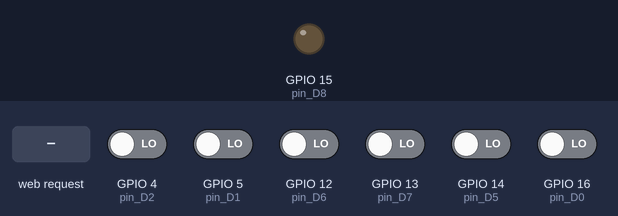
Bench run of a sketch on a simulated ESP8266 (NodeMCU). On the bench: output pins drawn as LEDs (lit = HIGH). Inputs (shaded band) come from the test bench; at power-on: GPIO 4 (pin_D2), GPIO 5 (pin_D1), GPIO 12 (pin_D6), GPIO 13 (pin_D7), GPIO 14 (pin_D5), GPIO 16 (pin_D0) LOW. WiFi joins after 1.5 s; servers stay silent unless stated; what the sketch prints to the serial monitor is not drawn.

Above: at 3.8 s.
3.9 s: HTTP request GET /getLevel received
At 4.4 s:
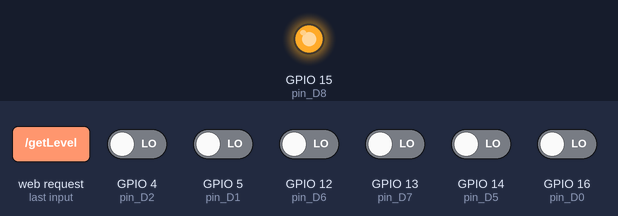
Timing chart, 0 to 6.9 s (numbered marks = the images above; inputs shaded):
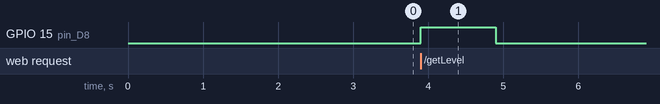

Measured:
- after the input at 3.9 s, GPIO 15 (pin_D8): LOW → HIGH at once, → LOW 1.0 s later

The sketch:

waterLevelAPI.ino
```cpp
#include <ESP8266WiFi.h>
#include <WiFiClient.h>
#include <ESP8266WebServer.h>

// Replace with network credentials
const char* ssid     = "__WIFI_SSID__";
const char* password = "__WIFI_PASSWORD__";

ESP8266WebServer server(8082);   //instantiate server at port 8082

// Initializing Pin names
int pin_D8 = 15;
int pin_D0 = 16;
int pin_D1 = 5;
int pin_D2 = 4;
int pin_D5 = 14;
int pin_D6 = 12;
int pin_D7 = 13;

String page = "";

void setup(void){
  delay(1000);

  Serial.begin(115200);
  Serial.println("\nnodeMcu Started ......");
  Serial.println("Setting up Pins..");

  pinMode(pin_D8, OUTPUT);
  pinMode(pin_D0, INPUT);
  pinMode(pin_D1, INPUT);
  pinMode(pin_D2, INPUT);
  pinMode(pin_D5, INPUT);
  pinMode(pin_D6, INPUT);
  pinMode(pin_D7, INPUT);

  WiFi.begin(ssid, password); //begin WiFi connection
  Serial.println("connecting to ");
  Serial.println(ssid);

  // Wait for connection
  while (WiFi.status() != WL_CONNECTED) {
    delay(200);
    Serial.print(".");
  }
  Serial.println("");
  Serial.print("Connected to ");
  Serial.println(ssid);
  Serial.print("IP address: ");
  Serial.println(WiFi.localIP());
  Serial.println("Mac Address: ");
  Serial.println(WiFi.macAddress());

//the HTML of the web page
page += "<html>";
page += "\n    <head>";
page += "\n        <title>";
page += "\n            Water Level Indicator";
page += "\n        </title>";
page += "\n    </head>";
page += "\n    <body onload='Populate(0)'>";
page += "\n        <h2><span id='date-time'></span></h2>";
page += "\n        <br/>";
page += "\n        <br/>";
page += "\n        <button id='refreshBtn' onclick='Refresh()'>Refresh</button>";
page += "\n        <ul id='list' style='font-size: large;'>";
page += "\n            <li id='7'>FULL !!</li>";
page += "\n            <li id='6'>80%</li>";
page += "\n            <li id='5'>60%</li>";
page += "\n            <li id='4'>50%</li>";
page += "\n            <li id='3'>30%</li>";
page += "\n            <li id='2'>15%</li>";
page += "\n            <li id='1'>EMPTY !!</li>";
page += "\n        </ul>";
page += "\n        <h3 id='err'>Something went wrong !!! please try again after some time..</h3>";
page += "\n    </body>";
page += "\n    <script>";
page += "\n        function showError()";
page += "\n        {";
page += "\n            document.getElementById('list').style = 'visibility: hidden;';";
page += "\n            document.getElementById('err').style = 'visibility: visible;color: red';";
page += "\n            var refreshBtn = document.getElementById('refreshBtn');";
page += "\n            refreshBtn.disabled = false;";
page += "\n            refreshBtn.innerHTML = 'Refresh';";
page += "\n        }";
page += "\n        function Populate(level)";
page += "\n        {";
page += "\n            document.getElementById('date-time').innerHTML=new Date().toLocaleString();";
page += "\n            document.getElementById('list').style = 'visibility: visible;';";
page += "\n            document.getElementById('err').style = 'visibility: hidden;';";
page += "\n            document.getElementById('1').innerHTML = 'EMPTY !!';";
page += "\n            document.getElementById('2').innerHTML = '15%';";
page += "\n            document.getElementById('3').innerHTML = '30%';";
page += "\n            document.getElementById('4').innerHTML = '50%';";
page += "\n            document.getElementById('5').innerHTML = '60%';";
page += "\n            document.getElementById('6').innerHTML = '80%';";
page += "\n            document.getElementById('7').innerHTML = 'FULL !!';";
page += "\n            document.getElementById('1').style = '';";
page += "\n            document.getElementById('2').style = '';";
page += "\n            document.getElementById('3').style = '';";
page += "\n            document.getElementById('4').style = '';";
page += "\n            document.getElementById('5').style = '';";
page += "\n            document.getElementById('6').style = '';";
page += "\n            document.getElementById('7').style = '';";
page += "\n            if(level != '0')";
page += "\n            {";
page += "\n                var element = document.getElementById(level)";
page += "\n                element.innerHTML += '<<<-----------<';";
page += "\n                if (level == '1' || level == '7')";
page += "\n                    element.style = 'font-weight: bold;color: red;';";
page += "\n                else";
page += "\n                element.style = 'font-weight: bold;color: blue;';";
page += "\n            }";
page += "\n            var refreshBtn = document.getElementById('refreshBtn');";
page += "\n            refreshBtn.disabled = false;";
page += "\n            refreshBtn.innerHTML = 'Refresh';";
page += "\n        }";
page += "\n        function Refresh()";
page += "\n        {";
page += "\n            var refreshBtn = document.getElementById('refreshBtn');";
page += "\n            refreshBtn.disabled = true;";
page += "\n            refreshBtn.innerHTML = 'Refreshing...';";
page += "\n            const request = (async () => {";
page += "\n                try";
page += "\n                {";
page += "\n                    const response = await fetch(`${window.location.href}getLevel`);";
page += "\n                    const level = await response.text();";
page += "\n                    if (parseInt(level) > 0 && parseInt(level) < 8)";
page += "\n                        Populate(level);";
page += "\n                    else";
page += "\n                    {";
page += "\n                        console.log('API returned level : ' + level);";
page += "\n                        showError();";
page += "\n                    }";
page += "\n                }";
page += "\n                catch(err)";
page += "\n                {";
page += "\n                    console.log(err);";
page += "\n                    showError();";
page += "\n                }";
page += "\n            }).call();";
page += "\n        }";
page += "\n    </script>";
page += "\n</html>";

  server.on("/", [](){
    server.send(200, "text/html", page);
  });

  server.on("/getLevel", [](){
    digitalWrite(pin_D8, HIGH);
    delay(1000);
    String level = "1";
    if (digitalRead(pin_D7) == HIGH)
      level = "7";
    else if (digitalRead(pin_D6) == HIGH)
      level = "6";
    else if (digitalRead(pin_D5) == HIGH)
      level = "5";
    else if (digitalRead(pin_D2) == HIGH)
      level = "4";
    else if (digitalRead(pin_D1) == HIGH)
      level = "3";
    else if (digitalRead(pin_D0) == HIGH)
      level = "2";
    server.sendHeader("Access-Control-Allow-Origin","*");
    server.send(200, "text/html", level);
    digitalWrite(pin_D8, LOW);
  });

  server.begin();
  Serial.println("Web server started!");
}

void loop(void){
  server.handleClient();
}
```
